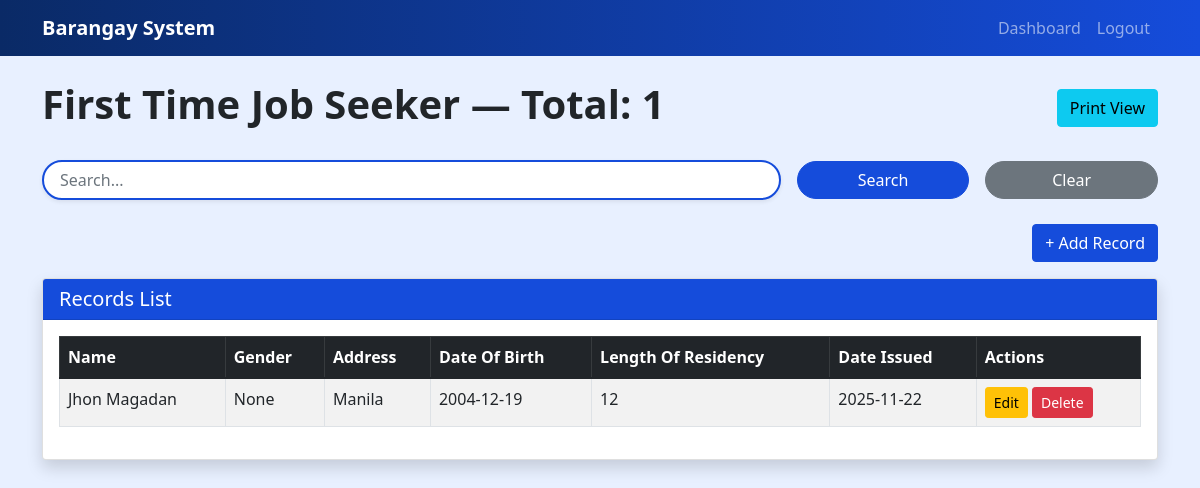
Before: /firstjob with the older database file.
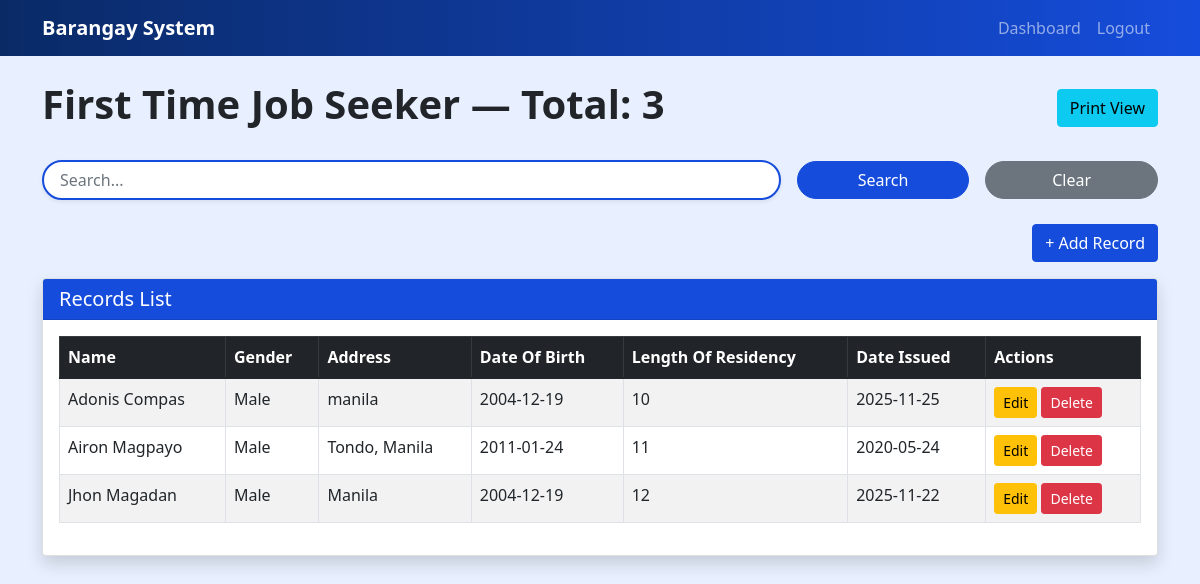
After: the same page with the newer database file.
### models.py (models this page shows)
class FirstJobSeeker(db.Model):
    id = db.Column(db.Integer, primary_key=True)
    name = db.Column(db.String(200), nullable=False)
    address = db.Column(db.String(300))
    date_of_birth = db.Column(db.Date)
    gender = db.Column(db.String(20))
    length_of_residency = db.Column(db.Integer)
    date_issued = db.Column(db.Date)

### app.py (the view, shortened to what this page needs)
        def view_func():
            q = request.args.get("q", "").strip()
            month = request.args.get("month", "")
            year = request.args.get("year", "")
            qry = Model.query
            if q:
                like = f"%{q}%"
                text_cols = [getattr(Model, c.name) for c in Model.__table__.columns if hasattr(c.type,"length") or c.type.__class__.__name__.lower() in ("text","varchar","string")]
                if text_cols:
                    qry = qry.filter(or_(*[col.ilike(like) for col in text_cols]))
            if month and year and "date_issued" in Model.__table__.columns.keys():
                qry = qry.filter(
                    db.func.strftime("%m", Model.date_issued) == f"{int(month):02d}",
                    db.func.strftime("%Y", Model.date_issued) == year
                )
            records_orm = qry.order_by(Model.id.desc()).all()
            today = datetime.utcnow().date()
            for r in records_orm:
                if hasattr(r,"date_issued") and r.date_issued:
                    months = 12 if "business" in (getattr(r,"purpose","") or "").lower() else 6
                    expiry = r.date_issued + timedelta(days=30*months)
                    if hasattr(r,"status"):
                        r.status = "Expired" if today>expiry else "Valid"
            records = [row_to_dict(r, Model) for r in records_orm]
            headers = model_headers(Model)
            fields = make_fields_from_model(Model)
            return render_template(template, title=title, records=records, q=q, month=month, year=year, route_name=prefix, headers=headers, fields=fields)

### app.py (called while the page is built)
def column_is_date(col):
    return "DATE" in str(col.type).upper() or col.type.__class__.__name__.lower().startswith("date")

def column_is_numeric(col):
    return col.type.__class__.__name__.lower() in ("integer", "bigint", "smallint", "numeric", "float", "decimal")

def model_columns(Model):
    return [c for c in Model.__table__.columns]

def model_headers(Model):
    return [c.name for c in model_columns(Model)]

def row_to_dict(row, Model):
    out = {}
    for c in model_columns(Model):
        val = getattr(row, c.name)
        if isinstance(val, datetime):
            out[c.name] = val.date().isoformat()
        elif hasattr(val, "isoformat") and column_is_date(c) and val is not None:
            try:
                out[c.name] = val.isoformat()
            except:
                out[c.name] = str(val)
        else:
            out[c.name] = val
    return out

### templates/job_seeker.html (shortened to what this page needs)
{% extends 'record_template.html' %}

### templates/record_template.html (shortened to what this page needs)
<!DOCTYPE html>
<html lang="en">
<head>
    <link href="https://cdn.jsdelivr.net/npm/bootstrap@5.1.3/dist/css/bootstrap.min.css" rel="stylesheet">
</head>
<body>
<nav class="navbar navbar-expand-lg navbar-dark">
    <div class="container">
        <a class="navbar-brand fw-bold" href="{{ url_for('index') }}">Barangay System</a>
        <div class="navbar-nav ms-auto">
            <a class="nav-link" href="{{ url_for('index') }}">Dashboard</a>
            <a class="nav-link" href="{{ url_for('auth.logout') }}">Logout</a>
        </div>
    </div>
</nav>
<div class="container mt-4">
    <div class="d-flex justify-content-between align-items-center mb-4">
        <h1 class="fw-bold text-center text-dark">{{ title }} — Total: {{ records|length }}</h1>
        <div>
            <a href="{{ url_for('print_view', rtype=route_name) }}" class="btn btn-info">Print View</a>
        </div>
    </div>
    <div class="mb-4">
    <form method="GET">
        <div class="row g-3 align-items-center">
            <div class="col-md-8">
                <input type="text" name="q" value="{{ q }}" class="form-control rounded-pill shadow-sm px-3"
                       style="border: 2px solid #154cdb;" placeholder="Search...">
            </div>
            <div class="col-md-2">
                <button class="btn btn-primary w-100 rounded-pill">Search</button>
            </div>
            <div class="col-md-2">
                <a href="{{ url_for('view_' + route_name) }}" class="btn btn-secondary w-100 rounded-pill">Clear</a>
            </div>
        </div>
    </form>
</div>
<div class="text-end mb-3">
        <button class="btn btn-primary" id="toggleAddForm">+ Add Record</button>
    </div>
    <div class="card shadow">
        <div class="card-header"><h5 class="mb-0">Records List</h5></div>
        <div class="card-body">
            {% if records %}
            <div class="table-responsive">
                <table class="table table-bordered table-striped">
                    <thead class="table-dark">
                    <tr>
                        {% for f in fields %}
                            <th>{{ f.name.replace('_',' ')|title }}</th>
                        {% endfor %}
                        <th>Actions</th>
                    </tr>
                    </thead>
                    <tbody>
                    {% for r in records %}
                        <tr>
                            {% for f in fields %}
                                <td>{{ r[f.name] }}</td>
                            {% endfor %}
                            <td>
                                <a href="{{ url_for('edit_record', rtype=route_name, id=r['id']) }}"
                                   class="btn btn-sm btn-warning">Edit</a>
                                <form action="{{ url_for('delete_record', rtype=route_name, id=r['id']) }}"
                                      method="POST" style="display:inline;">
                                    <button class="btn btn-sm btn-danger" onclick="return confirm('Delete record?')">Delete</button>
                                </form>
                            </td>
                        </tr>
                    {% endfor %}
                    </tbody>
                </table>
            </div>
            {% else %}
                <div class="alert alert-info">No records found.</div>
            {% endif %}
        </div>
    </div>
</div>
</body>
</html>

Changed rows visible on the page:
added FirstJobSeeker: name "Adonis Compas" "Male" "manila" "2004-12-19" "10" "2025-11-25"
added FirstJobSeeker: name "Airon Magpayo" "Male" "Tondo, Manila" "2011-01-24" "11" "2020-05-24"
Other visible differences:
{{ records|length }}: "1" → "3"
new list line: "Male"
list line gone: "None"
